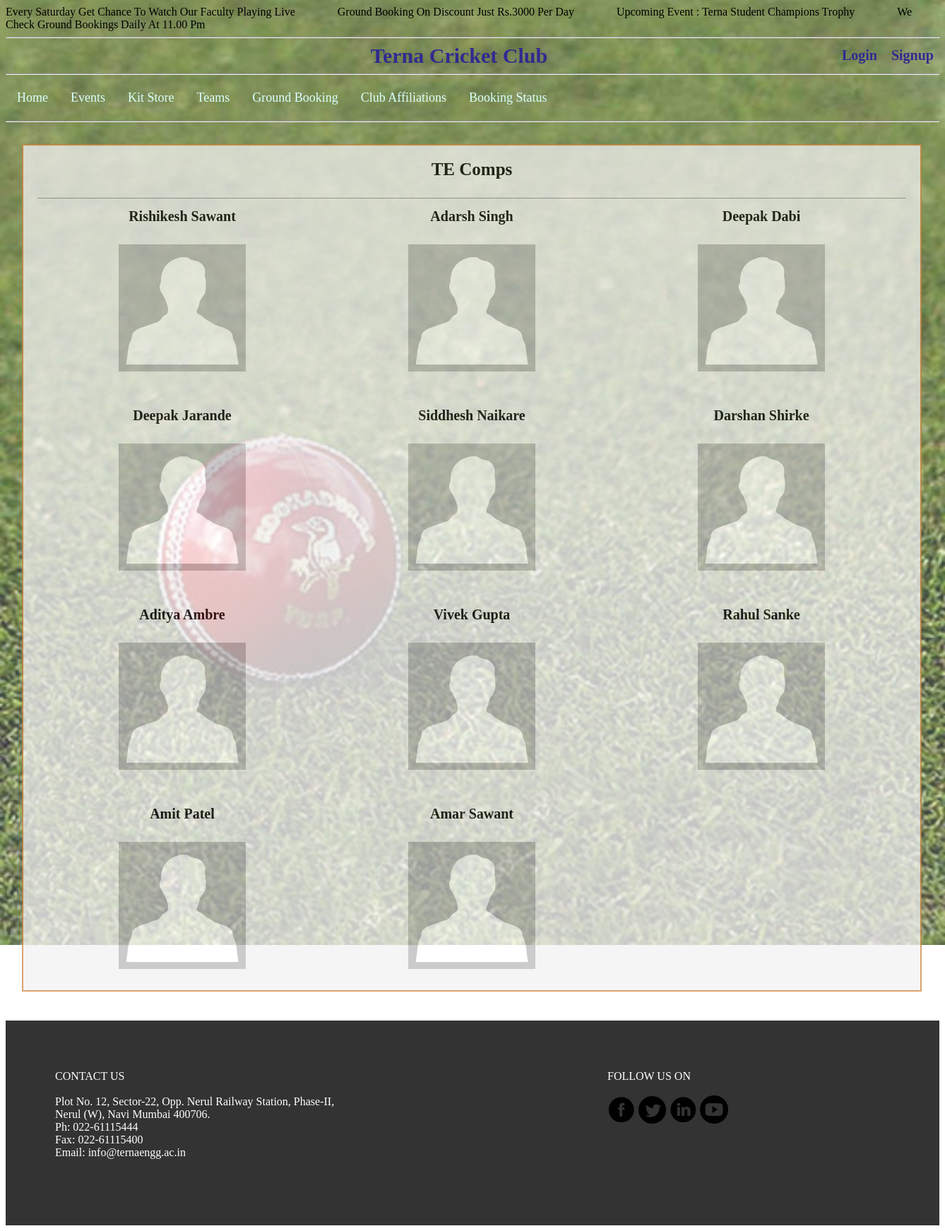
The page /team_detail.php?team_name=TE Comps on the database its author committed.
### tables this page shows
CREATE TABLE `notice` (
  `notice_id` int(11) NOT NULL,
  `notice_descp` varchar(500) NOT NULL
);

CREATE TABLE `teams` (
  `teams_id` int(11) NOT NULL,
  `team_name` varchar(50) NOT NULL,
  `player_1` varchar(20) NOT NULL,
  `player_2` varchar(20) NOT NULL,
  `player_3` varchar(20) NOT NULL,
  `player_4` varchar(20) NOT NULL,
  `player_5` varchar(20) NOT NULL,
  `player_6` varchar(20) NOT NULL,
  `player_7` varchar(20) NOT NULL,
  `player_8` varchar(20) NOT NULL,
  `player_9` varchar(20) NOT NULL,
  `player_10` varchar(20) NOT NULL,
  `player_11` varchar(20) NOT NULL
);

### team_detail.php (the view, shortened to what this page needs)
<html>
	<head>
<link rel="stylesheet" href="style.css">
<?php
$con = mysqli_connect('localhost','root','');
mysqli_select_db($con,"cricket") or die(mysqli_error($con)) ;
$notice = "SELECT * FROM notice";
$notice_res = mysqli_query($con,$notice);
echo '<marquee>';
while($row=mysqli_fetch_assoc($notice_res)){
echo $row['notice_descp'];
}
echo  '</marquee>';
?>
		<hr>
		</head>
<body>
<?php
if(isset( $_SESSION['session_id']) AND isset( $_SESSION['user_id']))
	{
	echo'<div class="title"><center> Terna Cricket Club
	<span class="innertitle">';
	if(isset( $_SESSION['admin']) )
	{
		echo "<a href='adminpanel.php' style='text-decoration:none;'>Admin Panel</a>";
		echo '&nbsp &nbsp';
	}
	echo '<a href="logout.php" style="text-decoration:none">Logout</a>
	</span></div>
	</center><hr>';
}
else{
	echo"<div class='title'><center> Terna Cricket Club
	<span class='innertitle'>
	<a href='login.php' style='text-decoration:none'>Login</a>&nbsp &nbsp
	<a href='signup.php' style='text-decoration:none'>Signup</a>
	</span></div>
	</center><hr>";
}
echo'<div class="navbar" >
	<a href="index.php">Home</a>';
echo'
	<a href="event.php">Events</a>
	<a href="product.php">Kit Store</a>
	<a href="teams.php">Teams</a>
	<a href="user_booking.php">Ground Booking</a>
	<a href="club.php">Club Affiliations</a>
	<a href="booking.php">Booking Status</a>';
echo'</div>';
echo '<hr>';
$team_name= $_REQUEST['team_name'];
$con = mysqli_connect('localhost','root','');
	mysqli_select_db($con,'cricket') or die(mysqli_error($con)) ;
	$query = "SELECT * FROM teams where team_name='$team_name'";
	$result = mysqli_query($con,$query);
echo "<table>";
	while( $row = mysqli_fetch_assoc($result)){
	echo "<td>";
echo "<div class='box'>";
echo '<b style="font-size:25"><center>'.$row['team_name'].'</center></b><br><hr>';
echo "<div class='row' style='position:relative'>
  <div class='player_column' >
  ".$row['player_1']."<br><br> <img class='player_column' src='pics/player.png'>
  </div>
  <div class='player_column'>
  ".$row['player_2']."<br><br> <img class='player_column' src='pics/player.png'>
  </div>
  <div class='player_column'>
  ".$row['player_3']."<br><br> <img class='player_column' src='pics/player.png'>
  </div>
</div>";
echo "<br><br>";
echo "<div class='row' style='position:relative'>
  <div class='player_column' >
  ".$row['player_4']."<br><br> <img class='player_column' src='pics/player.png'>
  </div>
  <div class='player_column'>
  ".$row['player_5']."<br><br> <img class='player_column' src='pics/player.png'>
  </div>
  <div class='player_column'>
  ".$row['player_6']."<br><br> <img class='player_column' src='pics/player.png'>
  </div>
</div>";
echo"<br><br>";
echo "<div class='row' style='position:relative'>
  <div class='player_column' >
  ".$row['player_7']."<br><br> <img class='player_column' src='pics/player.png'>
  </div>
  <div class='player_column'>
  ".$row['player_8']."<br><br> <img class='player_column' src='pics/player.png'>
  </div>
  <div class='player_column'>
  ".$row['player_9']."<br><br> <img class='player_column' src='pics/player.png'>
  </div>
</div>";
echo"<br><br>";
echo "<div class='row' style='position:relative'>
  <div class='player_column' >
  ".$row['player_10']."<br><br> <img class='player_column' src='pics/player.png'>
  </div>
  <div class='player_column'>
  ".$row['player_11']."<br><br> <img class='player_column' src='pics/player.png'>
  </div>
  <div class='player_column'>
  <br>
  </div>
</div>";
echo "</div>";
echo "<br>";
echo "</td>";
}
echo "</table>";
?>
<footer>
<div class="footer">
<div class="f1" style="float:left">
CONTACT US <br><br>
Plot No. 12, Sector-22, Opp. Nerul Railway Station, Phase-II, Nerul (W), Navi Mumbai 400706.<br>
Ph: 022-61115444 <br>
Fax: 022-61115400 <br>
Email: info@ternaengg.ac.in <br>
</div>
<div class="f1" style="float:right ;" >
FOLLOW US ON <br><br>
<a target="_blank" href="https://www.facebook.com/ternanerul"><img src="pics/logo/logo1.png" width="40"></a>
<a target="_blank" href="https://twitter.com/terna_college"><img src="pics/logo/logo2.png" width="39"></a>
<a target="_blank" href="https://www.linkedin.com/school/terna-engineering-college/about/"><img src="pics/logo/logo3.png" width="40"></a>
<a target="_blank" href="https://www.youtube.com/user/TEC2016" ><img src="pics/logo/logo4.png" width="40"></a>
</div>
</div>
</footer>

### style.css (style rules this page uses)
.innertitle { font-size:20px; margin-top:5px; float:right; padding-right:8px; }
.innertitle a { color: #312a90; }
.title { font-weight:bold; text-align:center; padding-left:100; font-size:30; color:#312a90; }
.box { margin:20px; padding:20px; border:2px; border-style: solid; border-color: peru; background-color: #f2f2f2; opacity: 0.75; }
.navbar { overflow: hidden; position: relative; top: 0; width: 100%; }
.navbar a { float: left; display: block; color: white; padding: 14px 16px; font-size:18px; text-decoration: none; color:#dafffe; }
.row { display: flex; }
.footer { clear:both; padding:20px; height:250; background-color: #333333; }
.f1 { width:400; color:white; margin:50; text-align:left; }

### team_detail.php (style rules this page uses)
.player_column { text-align:center; font-weight:bold; width:400; padding: 5px; font-size:20; }
.player_column img { width:45%; }

### rows shown on the page
notice: notice_descp "Every Saturday Get Chance To Watch Our Faculty Playing Live"
notice: notice_descp "Ground Booking On Discount Just Rs.3000 Per Day"
notice: notice_descp "Upcoming Event : Terna Student Champions Trophy"
notice: notice_descp "We Check Ground Bookings Daily At 11.00 Pm"
teams: team_name "TE Comps", player_1 "Rishikesh Sawant", player_2 "Adarsh Singh", player_3 "Deepak Dabi", player_4 "Deepak Jarande", player_5 "Siddhesh Naikare", player_6 "Darshan Shirke", player_7 "Aditya Ambre", player_8 "Vivek Gupta", player_9 "Rahul Sanke", player_10 "Amit Patel", player_11 "Amar Sawant"
